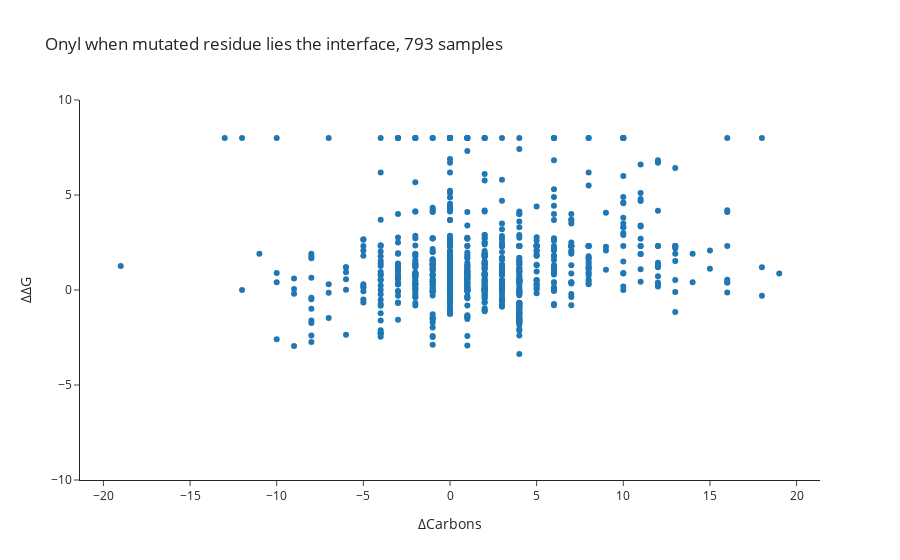

The notebook cell this image was saved under:
### Code cell
figu = px.scatter(x = mut_carbons, y = mut_ddgs, 
    labels={'x': 'ΔCarbons', 'y': 'ΔΔG'},
    title = f'Onyl when mutated residue lies the interface, {len(mut_carbons)} samples')
figu.update_yaxes(range = (-10, 10))

### Figure 1 — Plotly figure (JSON) as saved in the notebook; plotly's stock layout.template omitted (floating-point values rounded to 4 significant figures; data arrays with more than 128 entries replaced by an {"elided": "..."} marker saying what was removed)
{"data": [{"hovertemplate": "ΔCarbons=%{x}<br>ΔΔG=%{y}<extra></extra>", "legendgroup": "", "marker": {"color": "#1F77B4", "symbol": "circle"}, "mode": "markers", "name": "", "orientation": "v", "showlegend": false, "type": "scatter", "x": {"elided": "793 int values"}, "xaxis": "x", "y": {"elided": "793 float values"}, "yaxis": "y"}], "layout": {"legend": {"tracegroupgap": 0}, "title": {"text": "Onyl when mutated residue lies the interface, 793 samples"}, "xaxis": {"anchor": "y", "domain": [0, 1], "title": {"text": "ΔCarbons"}}, "yaxis": {"anchor": "x", "domain": [0, 1], "range": [-10, 10], "title": {"text": "ΔΔG"}}}}
